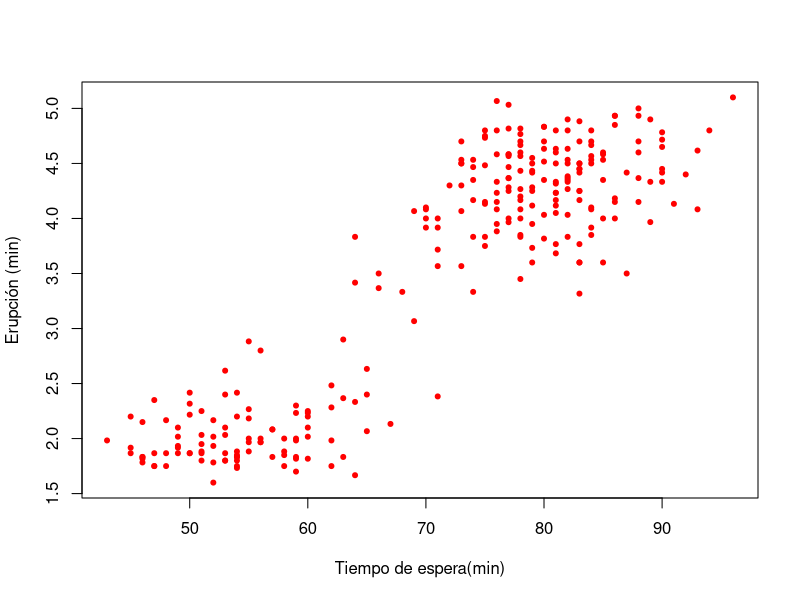

The R script that drew this image:
#======================
# Correlacion de Pearson
# Datos del geyser Old Faithful
# 24/09/2025
#======================

data("faithful")
plot(faithful$waiting, faithful$eruptions,
     xlab = "Tiempo de espera(min)",
     ylab = "Erupción (min)",
     col = "red",
     pch = 20)


#Correlacionar las dos variables

shapiro.test(faithful$eruptions)
shapiro.test(faithful$waiting)

#Person solo se utiliza con datos normales
#=======================================
cor.test(faithful$waiting, faithful$eruptions,
         method ="pearson" )


#============================================
#Spearman se utiliza como contraparte para datos no normales
#================================================
cor.test(faithful$waiting, faithful$eruptions,
         method ="spearman")

